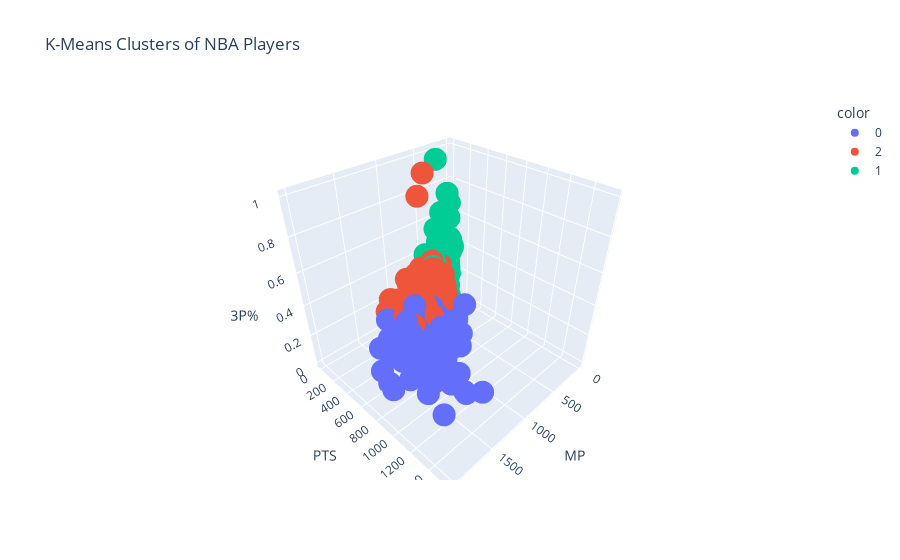

Notebook source saved alongside this figure:
### Markdown cell above
Let's also see what a 3d plot would look like by adding in a third variable, three point percentage (3P%)

### Code cell
fig = px.scatter_3d(
    df,
    x="MP",
    y="PTS",
    z="3P%",
    color=df["Cluster Label"].astype(str),  # color by cluster
    title="K-Means Clusters of NBA Players"
)

fig.show()
